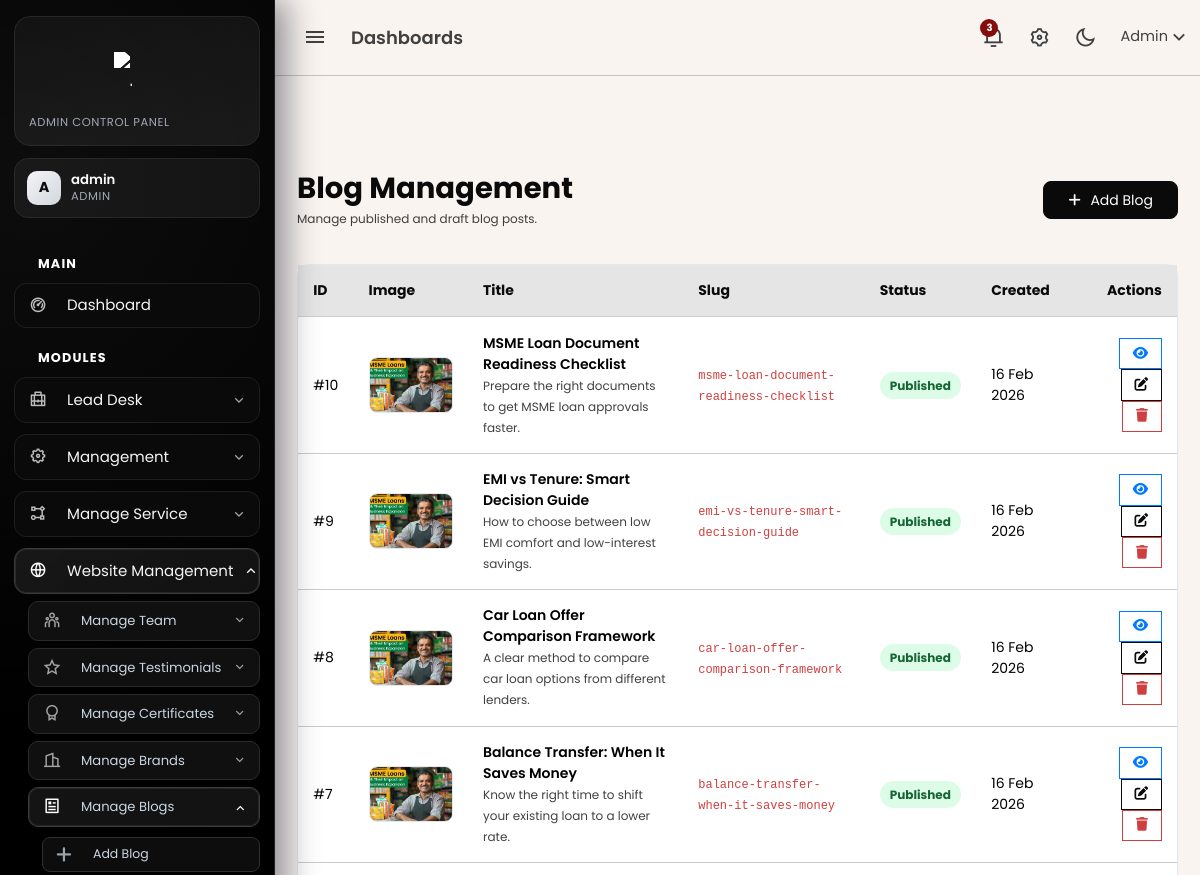
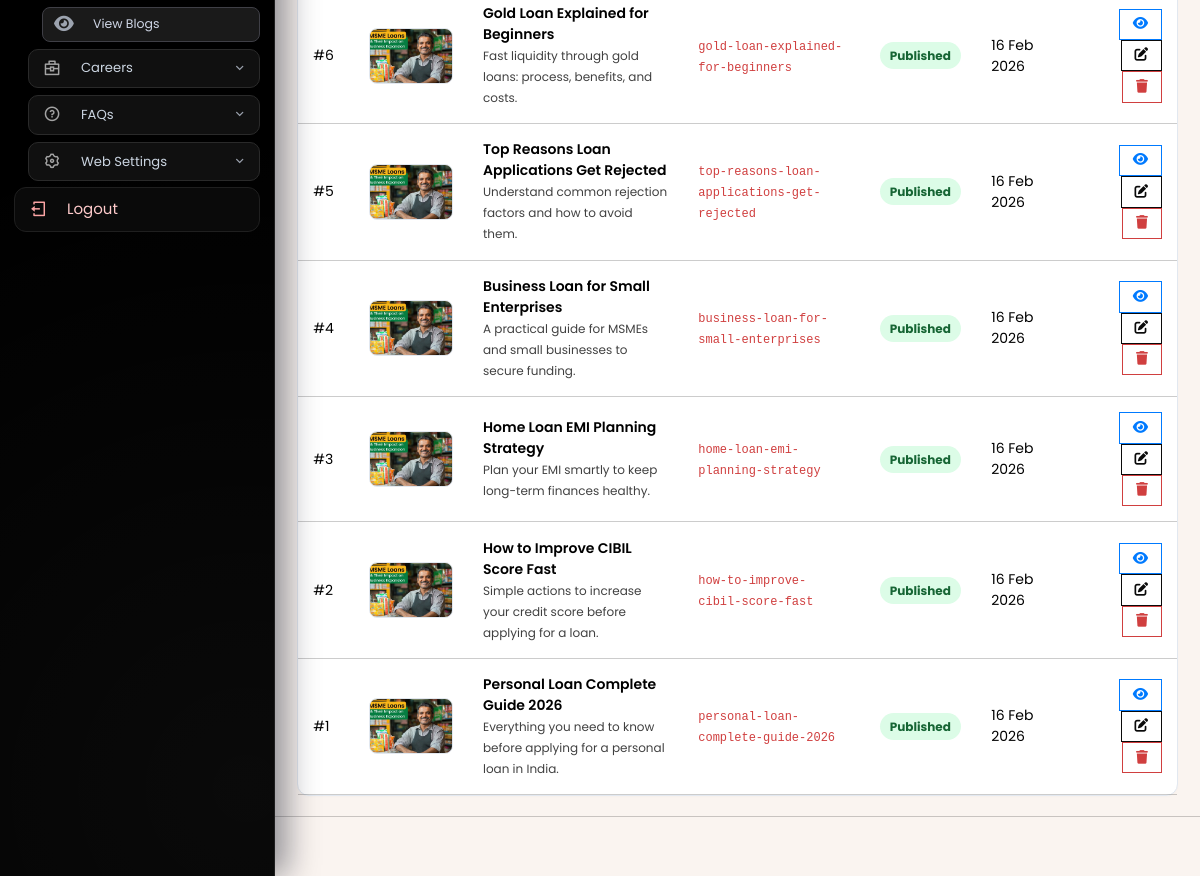
Screenshot of /admin/blogs.php (signed in) with the database file from the repository (2 pictures, top to bottom).
### tables this page shows
CREATE TABLE `blogs` (
  `id` int(11) NOT NULL,
  `title` varchar(255) NOT NULL,
  `slug` varchar(255) NOT NULL,
  `short_description` text DEFAULT NULL,
  `content` longtext NOT NULL,
  `featured_image` varchar(255) DEFAULT NULL,
  `status` tinyint(1) NOT NULL DEFAULT 1 COMMENT '1=published,0=draft',
  `created_by` int(11) DEFAULT NULL,
  `created_at` timestamp NOT NULL DEFAULT current_timestamp(),
  `updated_at` timestamp NOT NULL DEFAULT current_timestamp() ON UPDATE current_timestamp()
);

### admin/blogs.php (the view, shortened to what this page needs)
<?php
include 'header.php';
include 'topbar.php';
include 'sidebar.php';
$blogs = mysqli_query(
    $conn,
    "SELECT id, title, slug, short_description, featured_image, status, created_at
     FROM blogs
     ORDER BY id DESC"
);
if (!function_exists('blogExcerpt')) {
    function blogExcerpt($text, $limit = 90) {
        $clean = trim(strip_tags((string) $text));
        if (strlen($clean) <= $limit) {
            return $clean;
        }
        return substr($clean, 0, $limit) . '...';
    }
}
?>
<div class="content-page">
    <div class="content">
        <div class="container-fluid pt-5">
            <div class="d-flex justify-content-between align-items-center mb-4">
                <div>
                    <h2 class="fw-bold text-dark mb-1">Blog Management</h2>
                    <p class="text-muted small mb-0">Manage published and draft blog posts.</p>
                </div>
                <a href="blog_add.php" class="btn btn-dark rounded-3 px-3">
                    <i class="fas fa-plus me-1"></i> Add Blog
                </a>
            </div>
            <div class="card card-modern">
                <div class="card-body p-0">
                    <div class="table-responsive">
                        <table class="table table-hover align-middle mb-0">
                            <thead class="table-light">
                                <tr>
                                    <th>ID</th>
                                    <th>Image</th>
                                    <th>Title</th>
                                    <th>Slug</th>
                                    <th>Status</th>
                                    <th>Created</th>
                                    <th class="text-end">Actions</th>
                                </tr>
                            </thead>
                            <tbody>
                                <?php if ($blogs && mysqli_num_rows($blogs) > 0): ?>
                                    <?php while ($blog = mysqli_fetch_assoc($blogs)): ?>
                                        <tr>
                                            <td>#<?= (int) $blog['id'] ?></td>
                                            <td>
                                                <?php if (!empty($blog['featured_image'])): ?>
                                                    <img src="../<?= htmlspecialchars($blog['featured_image']) ?>" alt="Blog" class="blog-thumb">
                                                <?php else: ?>
                                                    <span class="text-muted small">No image</span>
                                                <?php endif; ?>
                                            </td>
                                            <td>
                                                <div class="fw-semibold"><?= htmlspecialchars($blog['title']) ?></div>
                                                <small class="text-muted"><?= htmlspecialchars(blogExcerpt($blog['short_description'])) ?></small>
                                            </td>
                                            <td><code><?= htmlspecialchars($blog['slug']) ?></code></td>
                                            <td>
                                                <span class="badge-status <?= ((int) $blog['status'] === 1) ? 'badge-published' : 'badge-draft' ?>">
                                                    <?= ((int) $blog['status'] === 1) ? 'Published' : 'Draft' ?>
                                                </span>
                                            </td>
                                            <td><?= date('d M Y', strtotime((string) $blog['created_at'])) ?></td>
                                            <td class="text-end">
                                                <a href="../blog-details.php?slug=<?= urlencode((string) $blog['slug']) ?>" target="_blank" class="btn btn-sm btn-outline-primary" title="View">
                                                    <i class="fas fa-eye"></i>
                                                </a>
                                                <a href="blog_edit.php?id=<?= (int) $blog['id'] ?>" class="btn btn-sm btn-outline-dark" title="Edit">
                                                    <i class="fas fa-edit"></i>
                                                </a>
                                                <a href="db/delete/blog_delete.php?id=<?= (int) $blog['id'] ?>" class="btn btn-sm btn-outline-danger" title="Delete" onclick="return confirm('Delete this blog post?');">
                                                    <i class="fas fa-trash"></i>
                                                </a>
                                            </td>
                                        </tr>
                                    <?php endwhile; ?>
                                <?php else: ?>
                                    <tr>
                                        <td colspan="7" class="text-center py-4 text-muted">No blogs found.</td>
                                    </tr>
                                <?php endif; ?>
                            </tbody>
                        </table>
                    </div>
                </div>
            </div>
        </div>
    </div>
</div>
<?php include 'footer.php'; ?>

### admin/sidebar.php (style rules this page uses)
:root { --admin-nav-bg: #000000; --admin-nav-card: #0a0a0a; --admin-nav-card-hover: #121212; --admin-nav-border: #1f1f1f; --admin-nav-text: #f5f5f5; --admin-nav-muted: #9ca3af; --admin-nav-accent: #ffffff; --admin-nav-accent-soft: rgba(255, 255, 255, 0.08); }

### admin/blogs.php (style rules this page uses)
.card-modern { border: 1px solid #e2e8f0; border-radius: 12px; background: #ffffff; box-shadow: 0 1px 3px rgba(0,0,0,0.02); }
.blog-thumb { width: 84px; height: 56px; object-fit: cover; border-radius: 8px; border: 1px solid #e2e8f0; }
.badge-status { padding: 5px 10px; border-radius: 999px; font-size: 0.75rem; font-weight: 700; }
.badge-published { background: #dcfce7; color: #166534; }

### rows the page displays
blogs: id "10", featured_image (picture), title "MSME Loan Document Readiness Checklist", short_description "Prepare the right documents to get MSME loan approvals faster.", slug "msme-loan-document-readiness-checklist", status "Published", created_at "16 Feb 2026"
blogs: id "9", featured_image (picture), title "EMI vs Tenure: Smart Decision Guide", short_description "How to choose between low EMI comfort and low-interest savings.", slug "emi-vs-tenure-smart-decision-guide", status "Published", created_at "16 Feb 2026"
blogs: id "8", featured_image (picture), title "Car Loan Offer Comparison Framework", short_description "A clear method to compare car loan options from different lenders.", slug "car-loan-offer-comparison-framework", status "Published", created_at "16 Feb 2026"
blogs: id "7", featured_image (picture), title "Balance Transfer: When It Saves Money", short_description "Know the right time to shift your existing loan to a lower rate.", slug "balance-transfer-when-it-saves-money", status "Published", created_at "16 Feb 2026"
blogs: id "6", featured_image (picture), title "Gold Loan Explained for Beginners", short_description "Fast liquidity through gold loans: process, benefits, and costs.", slug "gold-loan-explained-for-beginners", status "Published", created_at "16 Feb 2026"
blogs: id "5", featured_image (picture), title "Top Reasons Loan Applications Get Rejected", short_description "Understand common rejection factors and how to avoid them.", slug "top-reasons-loan-applications-get-rejected", status "Published", created_at "16 Feb 2026"
blogs: id "4", featured_image (picture), title "Business Loan for Small Enterprises", short_description "A practical guide for MSMEs and small businesses to secure funding.", slug "business-loan-for-small-enterprises", status "Published", created_at "16 Feb 2026"
blogs: id "3", featured_image (picture), title "Home Loan EMI Planning Strategy", short_description "Plan your EMI smartly to keep long-term finances healthy.", slug "home-loan-emi-planning-strategy", status "Published", created_at "16 Feb 2026"
blogs: id "2", featured_image (picture), title "How to Improve CIBIL Score Fast", short_description "Simple actions to increase your credit score before applying for a loan.", slug "how-to-improve-cibil-score-fast", status "Published", created_at "16 Feb 2026"
blogs: id "1", featured_image (picture), title "Personal Loan Complete Guide 2026", short_description "Everything you need to know before applying for a personal loan in India.", slug "personal-loan-complete-guide-2026", status "Published", created_at "16 Feb 2026"

### other values shown
$adminUnreadTotal "3"
$admin_sidebar_initial "A"
$admin_sidebar_name "admin"
$admin_sidebar_role "ADMIN"
